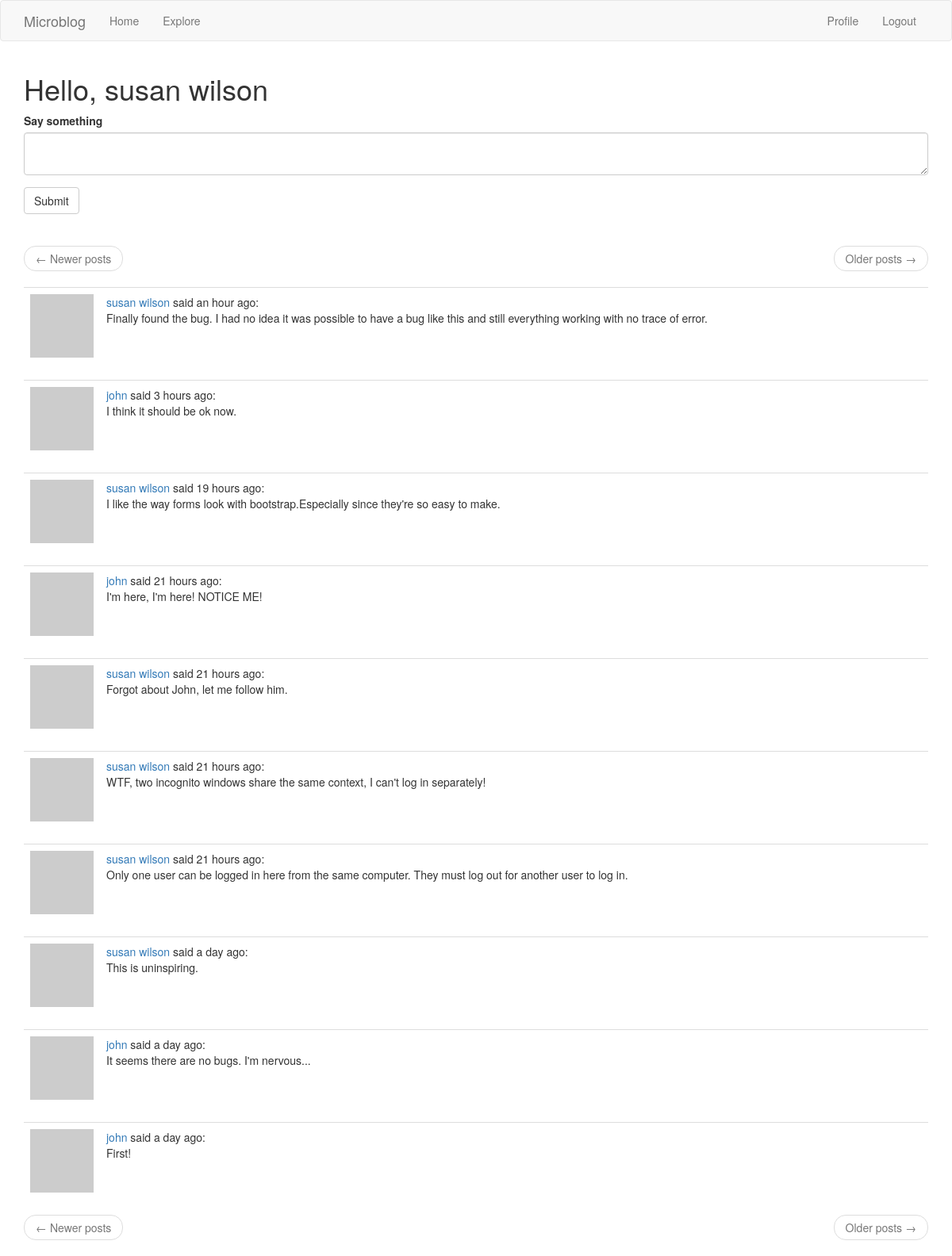
The page /index (signed in) on the database its author committed.
### app/models.py (models this page shows, shortened)
class User(UserMixin, db.Model):
    id = db.Column(db.Integer, primary_key=True)
    username = db.Column(db.String(64), index=True, unique=True)
    email = db.Column(db.String(120), index=True, unique=True)
    password_hash = db.Column(db.String(128))
    about_me = db.Column(db.String(140))
    last_seen = db.Column(db.DateTime, default=datetime.utcnow)
    posts = db.relationship('Post', backref='author', lazy='dynamic')
    followed = db.relationship(
        'User', secondary=followers,
        primaryjoin=(followers.c.follower_id == id),
        secondaryjoin=(followers.c.followed_id == id),
        backref=db.backref('followers', lazy='dynamic'), lazy='dynamic')
    def avatar(self, size):
        digest = md5(self.email.lower().encode('utf-8')).hexdigest()
        return 'https://www.gravatar.com/avatar/{}?d=retro&s={}'.format(
            digest, size)
    def followed_posts(self):
        followed = Post.query.join(
            followers,
            (followers.c.followed_id == Post.user_id)
        ).filter(followers.c.follower_id == self.id)
        own = Post.query.filter_by(user_id=self.id)
        return followed.union(own).order_by(Post.timestamp.desc())

class Post(db.Model):
    id = db.Column(db.Integer, primary_key=True)
    body = db.Column(db.String(140))
    timestamp = db.Column(db.DateTime, index=True, default=datetime.utcnow)
    user_id = db.Column(db.Integer, db.ForeignKey('user.id'))
    language = db.Column(db.String(5))

### app/main/routes.py (the view, shortened to what this page needs)
@bp.route('/', methods=['GET', 'POST'])
@bp.route('/index', methods=['GET', 'POST'])
@login_required
def index():
    form = PostForm()
    page = request.args.get('page', 1, type=int)
    posts = current_user.followed_posts().paginate(
        page, current_app.config['POSTS_PER_PAGE'], False)
    next_url = url_for('main.index', page=posts.next_num) \
        if posts.has_next else None
    prev_url = url_for('main.index', page=posts.prev_num) \
        if posts.has_prev else None
    return render_template('index.html', title=_('Home'), form=form,
                           posts=posts.items,
                           next_url=next_url, prev_url=prev_url)

### app/main/forms.py
class PostForm(FlaskForm):
    post = TextAreaField(_l('Say something'), validators=[
        DataRequired(), Length(min=1, max=140)])
    submit = SubmitField(_l('Submit'))

### app/main/routes.py (called while the page is built)
@bp.before_app_request
def before_request():
    if current_user.is_authenticated:
        current_user.last_seen = datetime.utcnow()
        db.session.commit()
    g.locale = str(get_locale())

### app/models.py (called while the page is built)
@login.user_loader
def load_user(id):
    return User.query.get(int(id))

### app/main/templates/index.html
{% extends "base.html" %}
{% import 'bootstrap/wtf.html' as wtf %}
{% block app_content %}
  <h1>{{ _('Hello,') }} {{ current_user.username }}</h1>
  {% if form %}
    {{ wtf.quick_form(form) }}
    <br>
  {% endif %}
  {% if posts %}
    {% include '_page_nav.html' %}
    {% for post in posts %}
      {% include '_post.html' %}
    {% endfor %}
    {% include '_page_nav.html' %}
  {% else %}
    <p class="text-muted">{{ _('No posts') }}</p>
  {% endif %}
{% endblock %}

### app/main/templates/_post.html (shortened to what this page needs)
<table class="table table-hover">
  <tr>
    <td width="40px"><img src="{{ post.author.avatar(40) }}"></td>
    <td>
      <a href="{{ url_for('main.user', username=post.author.username) }}">
        {{ post.author.username }}
      </a>
      {{ _('said') }} {{ moment(post.timestamp).fromNow() }}:
      <br>
      <span id="post{{ post.id }}">{{ post.body }}</span>
    </td>
  </tr>
</table>

### rows shown on the page
User: username "susan wilson"
Post: author.username "susan wilson", timestamp "an hour ago", body "Finally found the bug. I had no idea it was possible to have a bug like this and still everything working with no trace of error."
Post: author.username "john", timestamp "3 hours ago", body "I think it should be ok now."
Post: author.username "susan wilson", timestamp "19 hours ago", body "I like the way forms look with bootstrap.Especially since they're so easy to make."
Post: author.username "john", timestamp "21 hours ago", body "I'm here, I'm here! NOTICE ME!"
Post: author.username "susan wilson", timestamp "21 hours ago", body "Forgot about John, let me follow him."
Post: author.username "susan wilson", timestamp "21 hours ago", body "WTF, two incognito windows share the same context, I can't log in separately!"
Post: author.username "susan wilson", timestamp "21 hours ago", body "Only one user can be logged in here from the same computer. They must log out for another user to log in."
Post: author.username "susan wilson", timestamp "a day ago", body "This is uninspiring."
Post: author.username "john", timestamp "a day ago", body "It seems there are no bugs. I'm nervous..."
Post: author.username "john", timestamp "a day ago", body "First!"
